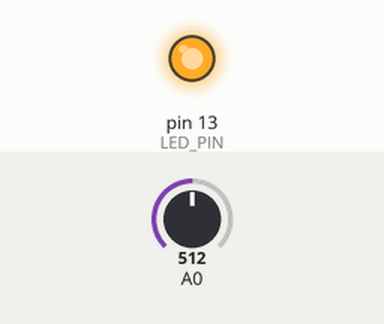
Simulated run of this sketch. Board: Arduino Uno, built with avr-gcc and run on an emulated ATmega328P. On the bench: output pins drawn as LEDs (lit = HIGH). The inputs (shaded band) are chosen by the test bench; at power-on: A0 = 512.

Above: at 0.3 s.
Timing chart, 0 to 1.8 s (numbered marks = the images above):
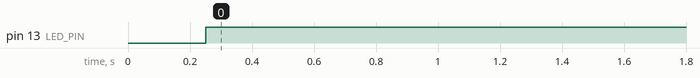

The sketch:

ADC_Example_3.ino
```cpp
/*
 * LAB Name: Arduino AnalogRead Speed Measurement
 * Author: Khaled Magdy
 * For More Info Visit: www.DeepBlueMbedded.com
*/

/*
// ---[ Arduino Pin Manipulation Macros ]---
#define SET_PIN_MODE_OUTPUT(port, pin) DDR ## port |= (1 << pin)
#define SET_PIN_HIGH(port, pin) (PORT ## port |= (1 << pin))
#define SET_PIN_LOW(port, pin) ((PORT ## port) &= ~(1 << (pin)))

int AN0_Result = 0;

void setup()
{
  SET_PIN_MODE_OUTPUT(B, 0);  // Set Pin8 (PB0) As Output
}

void loop()
{
  SET_PIN_HIGH(B, 0);
  delay(100);
  AN0_Result = analogRead(A0);

  AN0_Result = analogRead(A0);
  AN0_Result = analogRead(A0);
  AN0_Result = analogRead(A0);

  SET_PIN_LOW(B, 0);
  delay(100);
}
*/
#define LED_PIN 13
void setup()
{
  pinMode(LED_PIN, OUTPUT);
  delay(250);
}

void loop()
{
  /*
  digitalWrite(LED_PIN, HIGH);
  delay(200);
  digitalWrite(LED_PIN, LOW);
  delay(200);
  */
  analogWrite(LED_PIN, (analogRead(A0)>>2));
  //analogWrite(LED_PIN, (analogRead(A0)));
  delay(200);
}
```

Measured:
- by itself, pin 13 (LED_PIN): LOW → HIGH at 0.25 s
